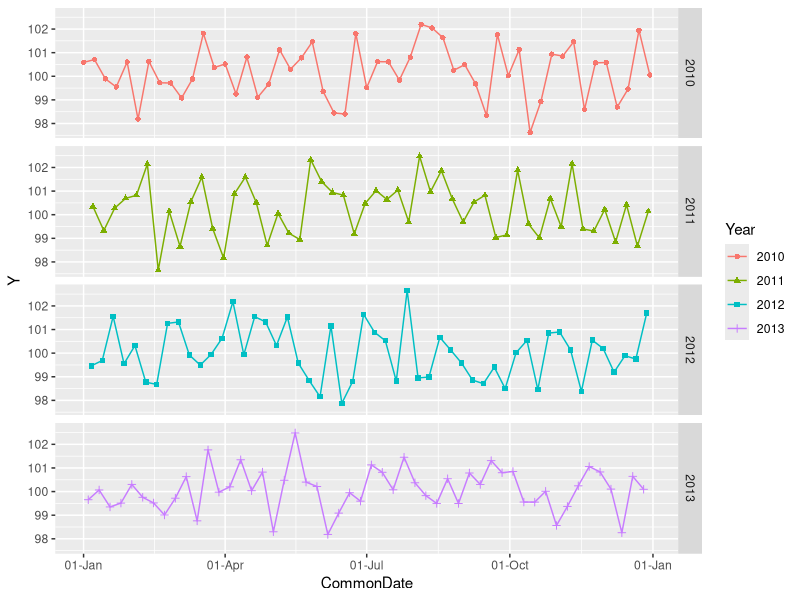

Recreate this plot in R.
#+++++++++++++++++++++++++++++++++++++++++++++++++++++++++++++++++++++++++++++++
#
#
# FileName:           plotly01.R
# FileDescription:
#
#
# Reference:
#           hpps://plot.ly/ggplot2/time-series
#
#+++++++++++++++++++++++++++++++++++++++++++++++++++++++++++++++++++++++++++++++
# Miguel P. Xochicale [http://mxochicale.github.io]
# Doctoral Researcher in Human-Robot Interaction
# University of Birmingham, U.K. (2014-2018)
#+++++++++++++++++++++++++++++++++++++++++++++++++++++++++++++++++++++++++++++++
#
#
#

# library(plotly)
library(ggplot2)


set.seed(12345)
Date <- seq( as.Date("2010/1/1"), as.Date("2014/1/1"), "week" )
Y <- rnorm(n=length(Date), mean=100, sd=1 )
df <- data.frame(Date,Y)

df$Year <- format(df$Date, "%Y")
df$Month <- format(df$Date, "%b")
df$Day <- format(df$Date, "%d")

df$MonthDay <- format(df$Date, "%d-%b")

df$CommonDate <- as.Date( paste0("2000-", format(df$Date, "%j")), "%Y-%j" )

ggplot(data=df,
      mapping = aes(x= CommonDate, y=Y, shape = Year, colour = Year)) +
      geom_point() +
      geom_line() +
      facet_grid(facets= Year ~ .) +
      scale_x_date( labels = function(x) format(x, "%d-%b"))

# ggplotly()
